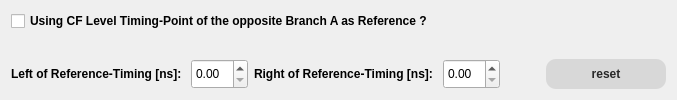
          <widget class="QWidget" name="tab_15">
           <attribute name="title">
            <string>B</string>
           </attribute>
           <layout class="QVBoxLayout" name="verticalLayout_25">
            <item>
             <widget class="QCheckBox" name="checkBox_usingCFDA_B">
              <property name="font">
               <font>
                <weight>75</weight>
                <bold>true</bold>
               </font>
              </property>
              <property name="styleSheet">
               <string notr="true">color: dark-blue</string>
              </property>
              <property name="text">
               <string>Using CF Level Timing-Point of the opposite Branch A as Reference ?</string>
              </property>
             </widget>
            </item>
            <item>
             <widget class="plot2DXWidget" name="widget_persistanceB" native="true"/>
            </item>
            <item>
             <layout class="QHBoxLayout" name="horizontalLayout_33">
              <item>
               <widget class="QLabel" name="label_85">
                <property name="minimumSize">
                 <size>
                  <width>0</width>
                  <height>0</height>
                 </size>
                </property>
                <property name="font">
                 <font>
                  <weight>75</weight>
                  <bold>true</bold>
                 </font>
                </property>
                <property name="text">
                 <string>Left of Reference-Timing [ns]: </string>
                </property>
               </widget>
              </item>
              <item>
               <widget class="QDoubleSpinBox" name="doubleSpinBox_persistanceLeftB">
                <property name="minimumSize">
                 <size>
                  <width>0</width>
                  <height>30</height>
                 </size>
                </property>
               </widget>
              </item>
              <item>
               <widget class="QLabel" name="label_86">
                <property name="font">
                 <font>
                  <weight>75</weight>
                  <bold>true</bold>
                 </font>
                </property>
                <property name="text">
                 <string>Right of Reference-Timing [ns]: </string>
                </property>
               </widget>
              </item>
              <item>
               <widget class="QDoubleSpinBox" name="doubleSpinBox_persistanceRightB">
                <property name="minimumSize">
                 <size>
                  <width>0</width>
                  <height>30</height>
                 </size>
                </property>
               </widget>
              </item>
              <item>
               <spacer name="horizontalSpacer_28">
                <property name="orientation">
                 <enum>Qt::Horizontal</enum>
                </property>
                <property name="sizeHint" stdset="0">
                 <size>
                  <width>40</width>
                  <height>20</height>
                 </size>
                </property>
               </spacer>
              </item>
              <item>
               <widget class="QPushButton" name="pushButton_resetPersistanceB">
                <property name="minimumSize">
                 <size>
                  <width>120</width>
                  <height>30</height>
                 </size>
                </property>
                <property name="font">
                 <font>
                  <weight>75</weight>
                  <bold>true</bold>
                 </font>
                </property>
                <property name="styleSheet">
                 <string notr="true">QPushButton {
border-style: flat;
background-color:  rgb(216,216,216); 
color: rgb(40,40,40);
border-radius: 10;
}

QPushButton:disabled {
border-style: flat;
background-color:  rgb(236,236,236); 
color: rgb(140,140,140);
border-radius: 10;
}

QPushButton:hover {
border-style: flat; 
background-color: rgb(160,160,160);
color: rgb(40,40,40);
border-radius: 5;
}

QPushButton:pressed {
border-style: flat; 
background-color: transparent;
color: rgb(40,40,40);
border-radius: 2;
border-color: black;
}</string>
                </property>
                <property name="text">
                 <string>reset</string>
                </property>
               </widget>
              </item>
             </layout>
            </item>
           </layout>
          </widget>
